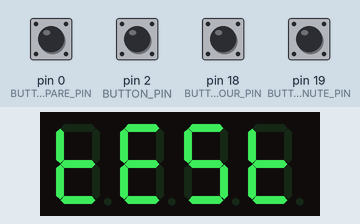
Bench run of a sketch on a simulated Arduino Uno, built with avr-gcc and run on an emulated ATmega328P. On the bench: 4-digit seven-segment display. Inputs (shaded band) come from the test bench; at power-on: pin 2 (BUTTON_PIN) HIGH, pin 0 (BUTTON_SPARE_PIN), pin 18 (BUTTON_HOUR_PIN), pin 19 (BUTTON_MINUTE_PIN) LOW. The local clock reads 2024-03-15 10:24:30 at power-on unless the sketch sets it.

Above: at 5.0 s.
5.1 s: pin 2 (BUTTON_PIN) pulled LOW for 1 s
At 6.6 s:
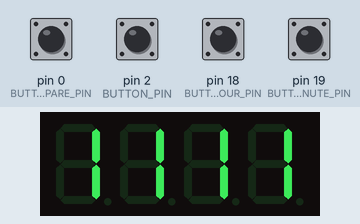
7.6 s: pin 2 (BUTTON_PIN) pulled LOW for 0.15 s
At 7.67 s:
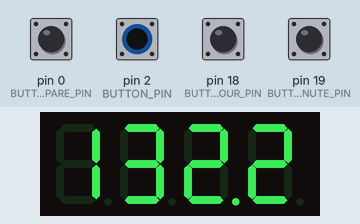
Timing chart, 0 to 10.6 s (numbered marks = the images above; inputs shaded):
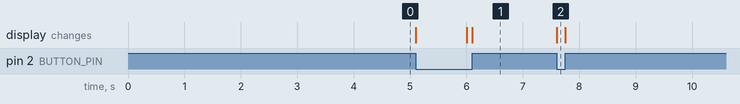

The sketch:

HardwareTest.ino
```cpp
/*
  The Printable Watch 2024
  theprintablewatch.com
*/

#include "SevSeg.h"
#include "RtcDS1302.h"

//RTC Set UP
ThreeWire myWire(14,15,16); // IO(DATA), SCLK(CLK), CE(RST)
RtcDS1302<ThreeWire> Rtc(myWire);

//SevSeg Startup
SevSeg sevseg;

const byte BUTTON_PIN = 2;         // Wake up button
const byte BUTTON_HOUR_PIN = 18;    // Button to increment hour
const byte BUTTON_MINUTE_PIN = 19;
const byte BUTTON_SPARE_PIN = 0;

volatile byte buttonPressed = 0;

int hourPbState = LOW;
int lastHourPbState = LOW;
int minPbState = LOW;
int lastminPbState = LOW;

unsigned long startMillis = 0;  // Stores the last time the timer was checked
const unsigned long interval = 5000; //Display on time in ms
unsigned long currentMillis = millis();


void setup() {
  //SevSeg Setup
  byte numDigits = 4;
  byte digitPins[] = {1, 3, 4, 5};
  byte segmentPins[] = {6, 7, 8, 9, 10, 11, 12, 13}; //changed 11 to 21 for debug
  bool resistorsOnSegments = false; // 'false' means resistors are on digit pins
  byte hardwareConfig = COMMON_CATHODE; // See README.md for options - Changed to match PCB
  bool updateWithDelays = false; // Default 'false' is Recommended
  bool leadingZeros = true; // Use 'true' if you'd like to keep the leading zeros
  bool disableDecPoint = true; // Use 'true' if your decimal point doesn't exist or isn't connected

  //Wake Setup
  pinMode(BUTTON_PIN, INPUT);
  attachInterrupt(digitalPinToInterrupt(BUTTON_PIN), isrButton, FALLING);
  //Hour and Minute Buttons
  pinMode(BUTTON_HOUR_PIN, INPUT);
  pinMode(BUTTON_MINUTE_PIN, INPUT);
  pinMode(BUTTON_SPARE_PIN, INPUT);

  sevseg.begin(hardwareConfig, numDigits, digitPins, segmentPins, resistorsOnSegments, updateWithDelays, leadingZeros, disableDecPoint); // Configuring the display
  sevseg.setBrightness(60); //Adjust if flicking

  Rtc.Begin(); // Start RTC
  RtcDateTime compiled = RtcDateTime(__DATE__, __TIME__);
  currentMillis = millis();
  while(currentMillis - startMillis <= interval) {
  sevseg.setChars("test"); //display TPW on screen
  sevseg.refreshDisplay();

  Rtc.SetDateTime(compiled);

  }

}

void loop() {

RtcDateTime now = Rtc.GetDateTime(); //Get the time from RTC

int sec = now.Second(); //Get Hour
int minute = now.Minute(); // Get Minute
int timeCombined = (minute * 100) + sec;


sec = now.Second(); //Get Hour
minute = now.Minute(); // Get Minute
timeCombined = (minute * 100) + sec;
sevseg.setNumber(timeCombined, 1);
sevseg.refreshDisplay(); // Must run repeatedlyd


while(digitalRead(BUTTON_PIN)==1)
{
 sevseg.setNumber(1111);
sevseg.refreshDisplay();
}


while(digitalRead(BUTTON_HOUR_PIN)==1)
{
 sevseg.setNumber(2222);
sevseg.refreshDisplay();
}


while(digitalRead(BUTTON_MINUTE_PIN)==1)
{
 sevseg.setNumber(3333);
sevseg.refreshDisplay();
}

while(digitalRead(BUTTON_SPARE_PIN)==1)
{
 sevseg.setNumber(4444);
sevseg.refreshDisplay();
}


  ///////////////////////////////
 //           CLOCK           //
///////////////////////////////
/*
RtcDateTime now = Rtc.GetDateTime(); //Get the time from RTC


currentMillis = millis();

int hour = now.Hour(); //Get Hour
int minute = now.Minute(); // Get Minute
int timeCombined = (hour * 100) + minute;
  //////////////////////////////////////////////////////////
 //            Hour and Min setting functions            //
//////////////////////////////////////////////////////////


while(currentMillis - startMillis < interval)
{

currentMillis = millis();
 //formats the time for the display
 RtcDateTime now = Rtc.GetDateTime(); //Get the time from RTC
hour = now.Hour(); //Get Hour
minute = now.Minute(); // Get Minute
timeCombined = (hour * 100) + minute;
sevseg.setNumber(timeCombined, 1);
sevseg.refreshDisplay(); // Must run repeatedlyd


//Time Setting Function
minPbState = digitalRead(BUTTON_MINUTE_PIN);
if(minPbState == LOW && lastminPbState == HIGH){
minute = (minute + 1) % 60; // Increment hour by one per click
Rtc.SetDateTime(RtcDateTime(now.Year(), now.Month(), now.Day(), hour, minute, now.Second()));
timeCombined = (hour * 100) + minute;
}
lastminPbState = minPbState;

hourPbState = digitalRead(BUTTON_HOUR_PIN);
if(hourPbState == LOW && lastHourPbState == HIGH){
hour = (hour + 1) % 24; // Increment hour by one per click
Rtc.SetDateTime(RtcDateTime(now.Year(), now.Month(), now.Day(), hour, minute, now.Second()));
timeCombined = (hour * 100) + minute;
}
lastHourPbState = hourPbState;

}


  //////////////////////////////////////////
 //            SLEEP FUNCTION            //
//////////////////////////////////////////
if (currentMillis - startMillis >= interval) {
sevseg.blank(); // Clear the screen before sleeping
sevseg.refreshDisplay();
//LowPower.idle(SLEEP_FOREVER, ADC_OFF, TIMER2_OFF, TIMER1_OFF, TIMER0_OFF, SPI_OFF, USART0_OFF, TWI_OFF);
ADCSRA &= ~(1 << 7);
SMCR |= (1 <<2);
SMCR |= 1;

MCUCR |= (3 <<5);
MCUCR = (MCUCR & ~(1 <<5)) | (1 << 6);
__asm__ __volatile__("sleep");

}
*/
}


//Interupt for wake button
void isrButton()
{
  buttonPressed = 1;
  sevseg.setBrightness(100);
  startMillis = millis(); //starts timer for display on
}
```

Measured:
- after the input at 5.1 s, the display: first changes at once (image 1 shows a later state)
- after the input at 7.6 s, the display: changes at once (image 2)
